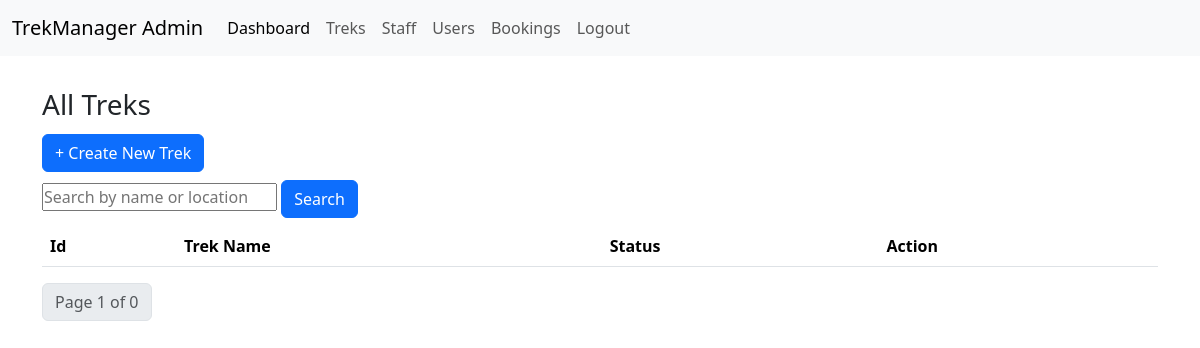
The page /admin/treks (signed in) on the database as committed earlier.
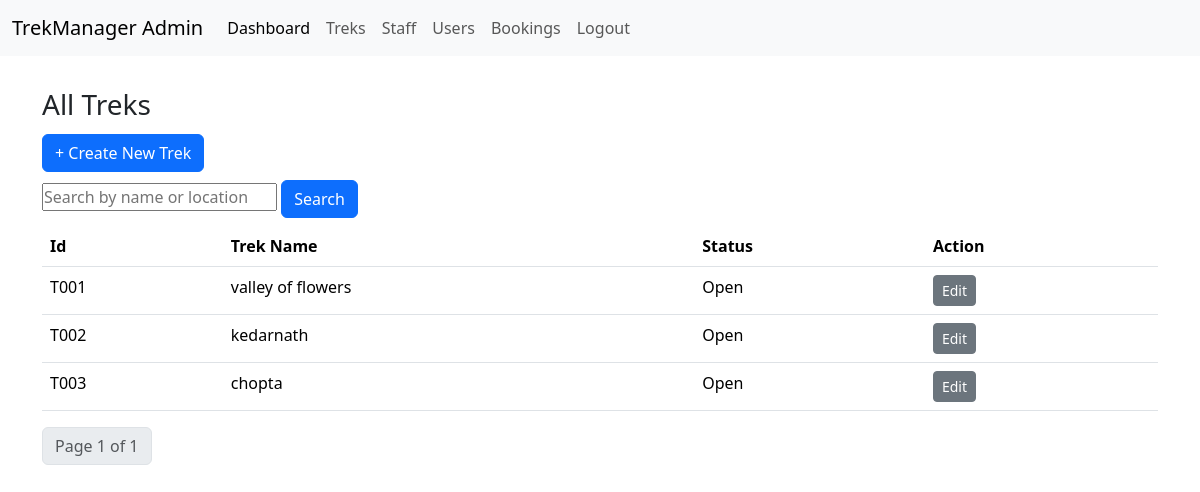
The same page on the database as committed later.
### application/models.py (models this page shows)
class Treks(db.Model):
    __tablename__ = "treks"
    id = db.Column(db.Integer, primary_key=True)
    trek_name = db.Column(db.String(255), nullable=False)
    location = db.Column(db.String(100), nullable=False)
    cost = db.Column(db.Integer)
    difficulty = db.Column(db.String(20))
    start_date = db.Column(db.DateTime, nullable=False)
    end_date = db.Column(db.DateTime, nullable=False)
    max_capacity = db.Column(db.Integer, nullable=False)
    available_slots = db.Column(db.Integer, nullable=False)
    meeting_point = db.Column(db.String(150))
    description = db.Column(db.Text)
    status = db.Column(db.String(20), default="Pending")
    image_filename = db.Column(db.String(255))
    progress = db.Column(db.String(20), default="Not Started")
    staff_notes = db.Column(db.Text)
    assigned_staff_id = db.Column(db.Integer, db.ForeignKey("staffs.id"))
    assigned_staff = db.relationship("Staffs", backref="assigned_treks")

### application/app.py (the view, shortened to what this page needs)
    @app.route("/admin/treks")
    @login_required
    @admin_required
    def manage_treks():
        search_query= request.args.get("q","")
        page = request.args.get("page",1,type=int)
        query =Treks.query
        pagination=query.paginate(page=page,per_page=5,error_out=False)
        return render_template("admin/treks.html", treks=pagination.items,pagination=pagination, search_query=search_query)

### application/helpers.py (called while the page is built)
def admin_required(f):
    @wraps(f)
    def wrapper(*args, **kwargs):
        if not current_user.is_authenticated or not isinstance(current_user, Admins):
            abort(403)
        return f(*args, **kwargs)
    return wrapper

### templates/admin/treks.html (shortened to what this page needs)
{% extends "admin/layout_admin.html" %}
{% block main %}
<div class="container mt-2">
    <h3>All Treks</h3>
    <a href="{{ url_for('create_trek') }}" class="btn btn-primary mb-2 mt-1">+ Create New Trek</a>
    <form method="GET" class="mb-2">
        <input type="text" name="q" value="{{ search_query }}" placeholder="Search by name or location">
        <button class="btn btn-primary">Search</button>
    </form>
    <table class="table">
        <thead>
            <tr>
                <th>Id</th>
                <th>Trek Name</th>
                <th>Status</th>
                <th>Action</th>
            </tr>
        </thead>
        <tbody>
            {% for trek in treks %}
            <tr>
                <td>T{{ "%03d"|format(trek.id) }}</td>
                <td>{{ trek.trek_name }}</td>
                <td>{{ trek.status }}</td>
                <td><a href="{{ url_for('edit_trek', trek_id=trek.id) }}" class="btn btn-sm btn-secondary">Edit</a></td>
            </tr>
            {% endfor %}
        </tbody>
    </table>
    <nav>
        <ul class="pagination">
            <li class="page-item disabled"><span class="page-link">Page {{ pagination.page }} of {{ pagination.pages
                    }}</span></li>
        </ul>
    </nav>
    {% endblock %}

Rows that differ between the two databases and show on the page:
added Treks: id "001", trek_name "valley of flowers", status "Open"
added Treks: id "002", trek_name "kedarnath", status "Open"
added Treks: id "003", trek_name "chopta", status "Open"
Other text that changed with them:
{{ pagination.pages }}: "0" → "1"
